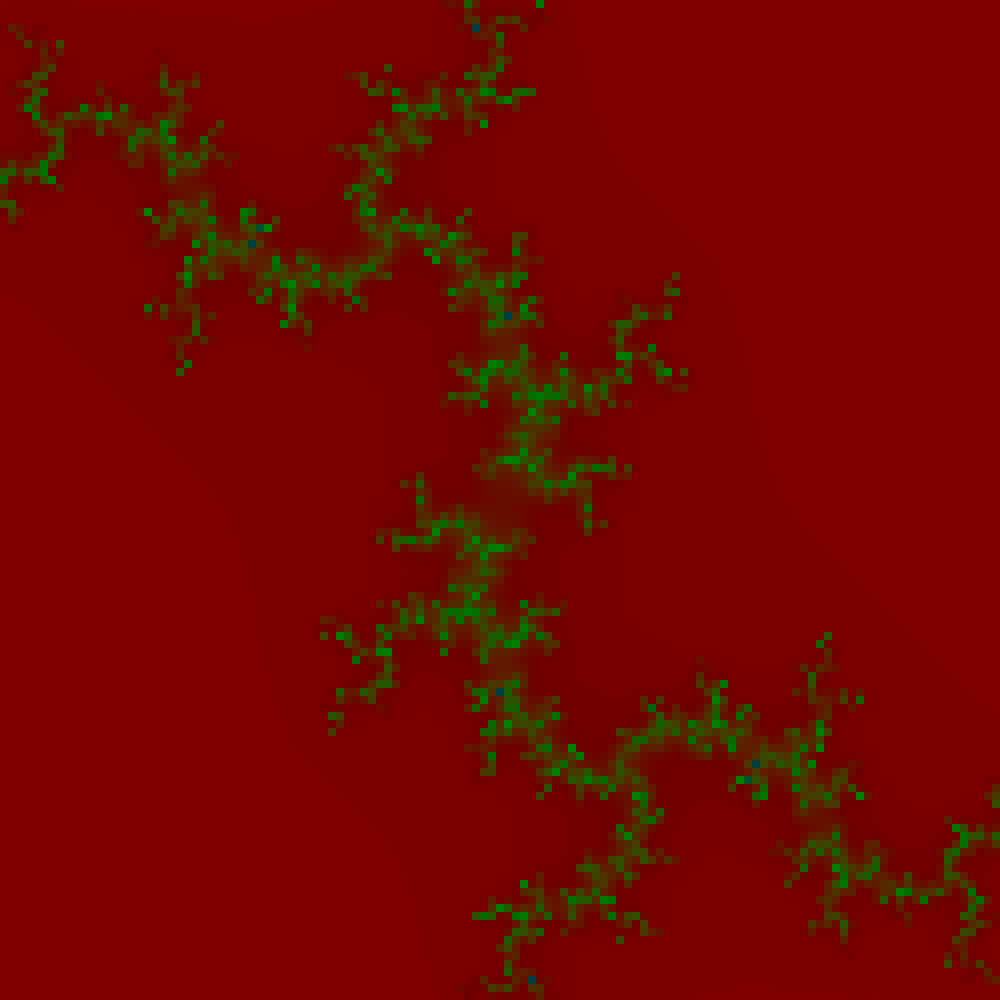
Frame 1 (no input)
Frame 60 (the mouse pressed at the canvas centre just before this capture): identical to frame 1, image omitted
Frame 120 (the mouse held since frame 60 and released just before this capture): identical to frame 1, image omitted

The Processing sketch that drew this single still picture (run headless with seeded random() and noise(); from frame 60 on, the mouse is pressed at the canvas centre):

// Processing sketch: JuliaSet
// ── JuliaSet.pde
boolean redraw = true;
int squareSize = 1000;
double centerX = 0;
double centerY = 0;
double imageWidth = 1;
int pixelSize = 8;
int maxLoops = 100;
int n = 2;
Complex c = new Complex (0, -0.8);
  
  
void setup(){  
  size(1000, 1000);
  background(255);
  noStroke();
  fill(0);
}

void redrawFract(){
  for (double x = centerX-imageWidth; x < centerX+imageWidth; x+= 2*pixelSize * imageWidth/squareSize) {
    for (double y = centerY-imageWidth; y < centerY+imageWidth; y+=2*pixelSize * imageWidth/squareSize) {
      // Uncomment for mandelbrot set
      //c = new Complex (x, y);
      Complex zn = new Complex (x, y);
      int i = 0;
      while (i < maxLoops && zn.length2() < 100){

        zn = zn.powerN(n).addComp(c);
        
        i++;
      }
      
      fill(128*cos((PI*(float)i)/(maxLoops)), 128*cos((4*PI)/(3) + (PI*(float)i)/(maxLoops)), 128*cos((2*PI)/(3) + (PI*(float)i)/(maxLoops)));
      
      rect((float)((((x-centerX)/(2*imageWidth))+0.5)*squareSize), (float)((((y-centerY)/(2*imageWidth))+0.5)*squareSize), pixelSize, pixelSize);
      
      
    }
  }
}


void keyPressed(){
  if (key == 'd'){
    centerX += 0.1*imageWidth;
    redraw = true;
  }
  if (key == 'a'){
    centerX -= 0.1*imageWidth;
    redraw = true;
  }
  if (key == 's'){
    centerY += 0.1*imageWidth;
    redraw = true;
  }
  if (key == 'w'){
    centerY -= 0.1*imageWidth;
    redraw = true;
  }
  
  if (key == '1'){
    pixelSize = 1;
    redraw = true;;
  }
    if (key == '2'){
    pixelSize = 2;
    redraw = true;
  }
    if (key == '3'){
    pixelSize = 4;
    redraw = true;;
  }
    if (key == '4'){
    pixelSize = 8;
    redraw = true;
  }
  if (keyCode == UP){
    c = new Complex(c.Rel, c.Img-0.001);
    redraw = true;
  }
    if (keyCode == DOWN){
    c = new Complex(c.Rel, c.Img+0.001);
    redraw = true;
  }
  if (keyCode == LEFT){
    c = new Complex(c.Rel-0.001, c.Img);
    redraw = true;
  }
    if (keyCode == RIGHT){
    c = new Complex(c.Rel+0.001, c.Img);
    redraw = true;
  }
    
}

void mouseWheel(MouseEvent event){
  if (event.getCount()>0){
    imageWidth *= 2;
  }
   else{
     imageWidth /=2;
   }
  redraw = true;
}
  

void draw(){
  if (redraw){
    background(255);
    redrawFract(); 
    redraw = false;
    print("c is:" + c.Rel + ' '+ c.Img + "\n");
  }
}

// ── Complex.pde
class Complex{
  public double Rel, Img = 0;
  
  public Complex(double rel, double img){
    Rel = rel;
    Img = img;
  }
  
  public Complex addComp(Complex num){
    return new Complex(Rel + num.Rel, Img + num.Img);
  }
  public Complex multComp(Complex num){
     return new Complex(Rel*num.Rel - Img*num.Img, Img*num.Rel + Rel*num.Img); 
  }
  public double length2(){
    return Rel*Rel + Img*Img; 
  }
  public Complex powerN(int n){
    // zn = z^n
    Complex zn = this;
    for (int j = 1; j<n; j++){
      zn = zn.multComp(this);
    }
    return zn;
  }
  
  
}
